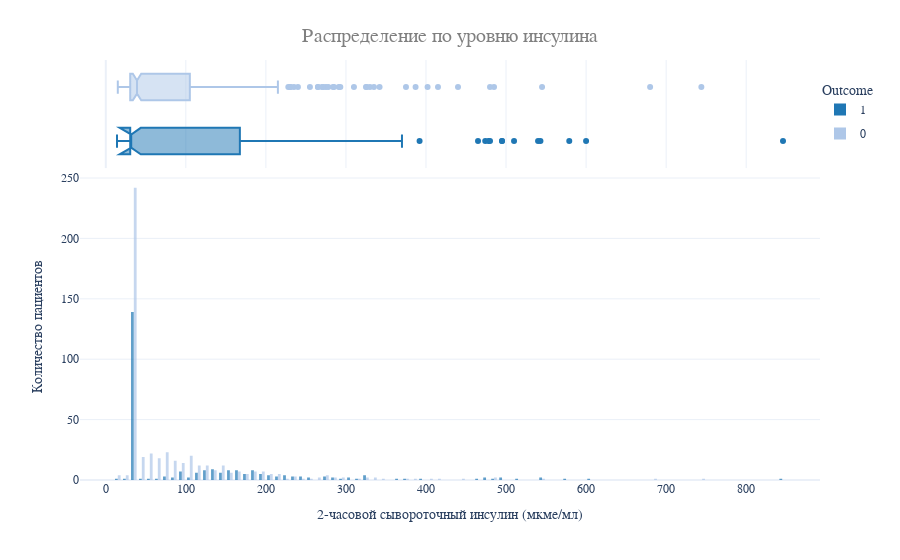

This figure's notebook cell:
### Code cell
fig = px.histogram(
    df,
    x='Insulin',
    color='Outcome',
    template='plotly_white',
    marginal='box', opacity=0.7, nbins=100,
    color_discrete_sequence=colors,
    barmode='group', histfunc='count'
)

fig.update_layout(
    font_family='monospace',
    title=dict(
        text='Распределение по уровню инсулина',
        x=0.5, y=0.95,
        font=dict(color=colors_gray[1], size=20)
    ),
    xaxis_title_text='2-часовой сывороточный инсулин (мкме/мл)',
    yaxis_title_text='Количество пациентов',
    legend=dict(
        x=1, y=0.96,
        bordercolor=colors_gray[2],
        borderwidth=0, tracegroupgap=5
    ),
    bargap=0.3,
)

fig.show()

### Figure 1 — Plotly figure (JSON) as saved in the notebook; plotly's stock layout.template omitted (floating-point values rounded to 4 significant figures; data arrays with more than 128 entries replaced by an {"elided": "..."} marker saying what was removed)
{"data": [{"alignmentgroup": "True", "bingroup": "x", "histfunc": "count", "hovertemplate": "Outcome=1<br>Insulin=%{x}<br>count=%{y}<extra></extra>", "legendgroup": "1", "marker": {"color": "#1f77b4", "opacity": 0.7, "pattern": {"shape": ""}}, "name": "1", "nbinsx": 100, "offsetgroup": "1", "orientation": "v", "showlegend": true, "type": "histogram", "x": {"elided": "268 float values"}, "xaxis": "x", "yaxis": "y"}, {"alignmentgroup": "True", "hovertemplate": "Outcome=1<br>Insulin=%{x}<extra></extra>", "legendgroup": "1", "marker": {"color": "#1f77b4"}, "name": "1", "notched": true, "offsetgroup": "1", "showlegend": false, "type": "box", "x": {"elided": "268 float values"}, "xaxis": "x2", "yaxis": "y2"}, {"alignmentgroup": "True", "bingroup": "x", "histfunc": "count", "hovertemplate": "Outcome=0<br>Insulin=%{x}<br>count=%{y}<extra></extra>", "legendgroup": "0", "marker": {"color": "#aec7e8", "opacity": 0.7, "pattern": {"shape": ""}}, "name": "0", "nbinsx": 100, "offsetgroup": "0", "orientation": "v", "showlegend": true, "type": "histogram", "x": {"elided": "500 float values"}, "xaxis": "x", "yaxis": "y"}, {"alignmentgroup": "True", "hovertemplate": "Outcome=0<br>Insulin=%{x}<extra></extra>", "legendgroup": "0", "marker": {"color": "#aec7e8"}, "name": "0", "notched": true, "offsetgroup": "0", "showlegend": false, "type": "box", "x": {"elided": "500 float values"}, "xaxis": "x2", "yaxis": "y2"}], "layout": {"bargap": 0.3, "barmode": "group", "font": {"family": "monospace"}, "legend": {"bordercolor": "#c0c0c0", "borderwidth": 0, "title": {"text": "Outcome"}, "tracegroupgap": 5, "x": 1, "y": 0.96}, "margin": {"t": 60}, "title": {"font": {"color": "#808080", "size": 20}, "text": "Распределение по уровню инсулина", "x": 0.5, "y": 0.95}, "xaxis": {"anchor": "y", "domain": [0, 1], "title": {"text": "2-часовой сывороточный инсулин (мкме/мл)"}}, "xaxis2": {"anchor": "y2", "domain": [0, 1], "matches": "x", "showgrid": true, "showticklabels": false}, "yaxis": {"anchor": "x", "domain": [0, 0.7326], "title": {"text": "Количество пациентов"}}, "yaxis2": {"anchor": "x2", "domain": [0.7426, 1], "matches": "y2", "showgrid": false, "showline": false, "showticklabels": false, "ticks": ""}}}
